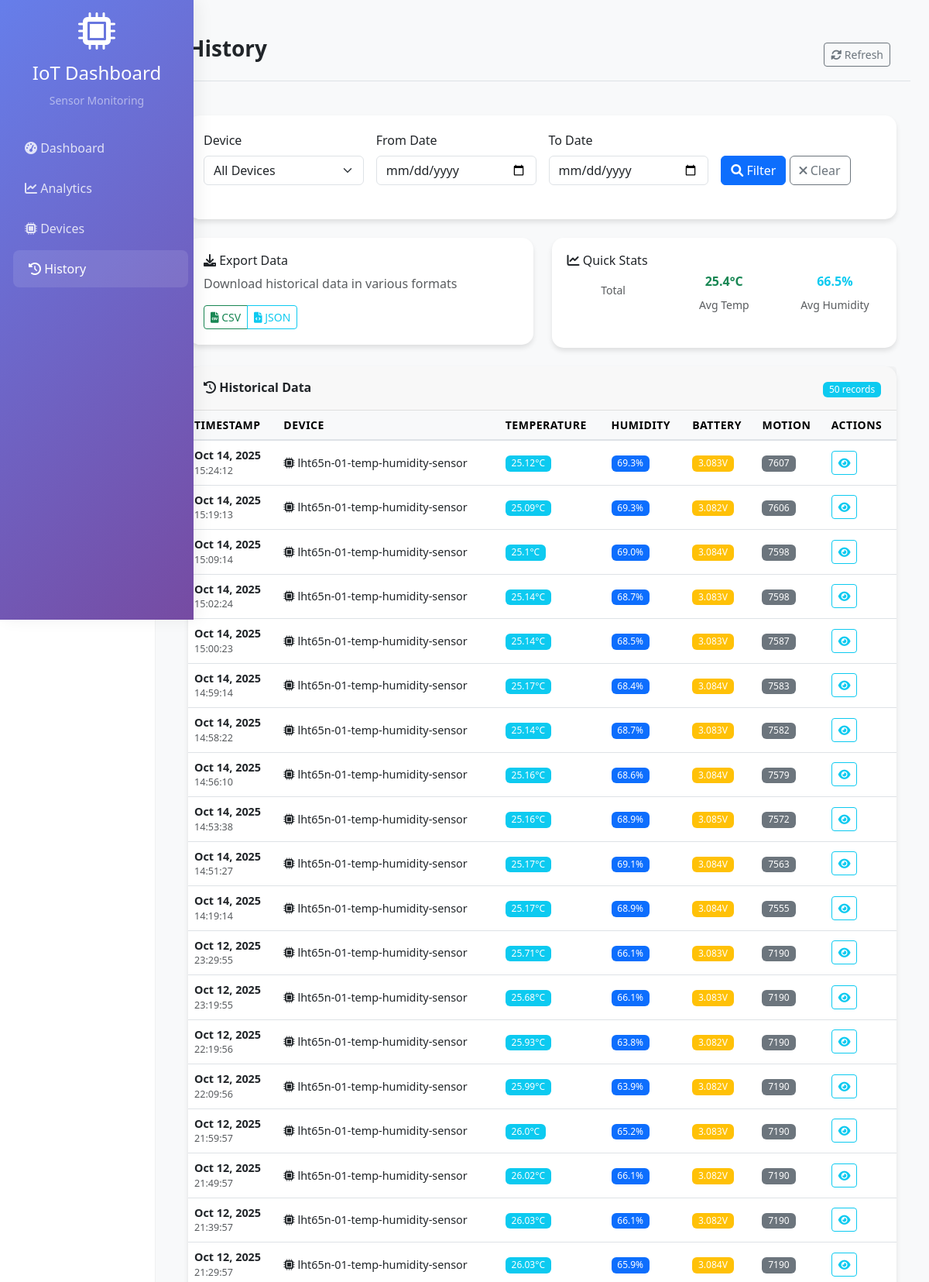
The page /history/ (upper part) on the database its author committed.
### sensors/models.py (models this page shows, shortened)
class SensorReading(models.Model):
    device_id = models.CharField(max_length=128, db_index=True)
    battery_voltage = models.FloatField(null=True, blank=True)
    humidity = models.FloatField(null=True, blank=True)
    motion_counts = models.IntegerField(null=True, blank=True)
    temperature_c = models.FloatField(null=True, blank=True)
    received_at = models.DateTimeField(db_index=True)
    created_at = models.DateTimeField(auto_now_add=True)
    class Meta:
        ordering = ["-received_at", "-id"]

### sensors/views.py (the view, shortened to what this page needs)
# urls.py: path("history/", views.history, name="history"),
def history(request: HttpRequest):
    selected_device = request.GET.get("device", "")
    date_from = request.GET.get("date_from", "")
    date_to = request.GET.get("date_to", "")
    export_format = request.GET.get("export", "")
    query = Q()
    query &= ~Q(device_id__in=["test-device", "unknown-device"])
    if selected_device:
        query &= Q(device_id=selected_device)
    if date_from:
        query &= Q(received_at__date__gte=date_from)
    if date_to:
        query &= Q(received_at__date__lte=date_to)
    readings = SensorReading.objects.filter(query).order_by("-received_at")
    paginator = Paginator(readings, 50)
    page_number = request.GET.get("page")
    readings = paginator.get_page(page_number)
    device_list = (
        SensorReading.objects.exclude(device_id__in=["test-device", "unknown-device"])
        .values_list("device_id", flat=True)
        .distinct()
        .order_by("device_id")
    )
    total_count = SensorReading.objects.filter(query).count()
    avg_temp = SensorReading.objects.filter(
        query, temperature_c__isnull=False
    ).aggregate(avg=Avg("temperature_c"))["avg"]
    avg_humidity = SensorReading.objects.filter(
        query, humidity__isnull=False
    ).aggregate(avg=Avg("humidity"))["avg"]
    return render(
        request,
        "sensors/history.html",
        {
            "readings": readings,
            "device_list": device_list,
            "selected_device": selected_device,
            "date_from": date_from,
            "date_to": date_to,
            "total_count": total_count,
            "avg_temp": avg_temp or 0,
            "avg_humidity": avg_humidity or 0,
        },
    )

### sensors/templates/sensors/history.html (shortened to what this page needs)
{% extends 'sensors/base.html' %}
{% block page_title %}History{% endblock %}
{% block content %}
<div class="card mb-4">
    <div class="card-body">
        <form method="get" class="row g-3">
            <div class="col-md-3">
                <label for="device" class="form-label">Device</label>
                <select name="device" id="device" class="form-select">
                    <option value="">All Devices</option>
                </select>
            </div>
            <div class="col-md-3">
                <label for="date_from" class="form-label">From Date</label>
                <input type="date" name="date_from" id="date_from" class="form-control" value="{{ date_from }}">
            </div>
            <div class="col-md-3">
                <label for="date_to" class="form-label">To Date</label>
                <input type="date" name="date_to" id="date_to" class="form-control" value="{{ date_to }}">
            </div>
            <div class="col-md-3">
                <label class="form-label">&nbsp;</label>
                <div>
                    <button type="submit" class="btn btn-primary">
                        <i class="fas fa-search"></i> Filter
                    </button>
                    <a href="{% url 'history' %}" class="btn btn-outline-secondary">
                        <i class="fas fa-times"></i> Clear
                    </a>
                </div>
            </div>
        </form>
    </div>
</div>
<div class="row mb-4">
    <div class="col-md-6">
        <div class="card">
            <div class="card-body">
                <h6 class="card-title"><i class="fas fa-download"></i> Export Data</h6>
                <p class="card-text text-muted">Download historical data in various formats</p>
                <div class="btn-group">
                    <a href="?export=csv{% if selected_device %}&device={{ selected_device }}{% endif %}{% if date_from %}&date_from={{ date_from }}{% endif %}{% if date_to %}&date_to={{ date_to }}{% endif %}"
                       class="btn btn-outline-success btn-sm">
                        <i class="fas fa-file-csv"></i> CSV
                    </a>
                    <a href="?export=json{% if selected_device %}&device={{ selected_device }}{% endif %}{% if date_from %}&date_from={{ date_from }}{% endif %}{% if date_to %}&date_to={{ date_to }}{% endif %}"
                       class="btn btn-outline-info btn-sm">
                        <i class="fas fa-file-code"></i> JSON
                    </a>
                </div>
            </div>
        </div>
    </div>
    <div class="col-md-6">
        <div class="card">
            <div class="card-body">
                <h6 class="card-title"><i class="fas fa-chart-line"></i> Quick Stats</h6>
                <div class="row text-center">
                    <div class="col-4">
                        <small class="text-muted">Total</small>
                    </div>
                    <div class="col-4">
                        <h5 class="text-success">{{ avg_temp|floatformat:1 }}°C</h5>
                        <small class="text-muted">Avg Temp</small>
                    </div>
                    <div class="col-4">
                        <h5 class="text-info">{{ avg_humidity|floatformat:1 }}%</h5>
                        <small class="text-muted">Avg Humidity</small>
                    </div>
                </div>
            </div>
        </div>
    </div>
</div>
<div class="card">
    <div class="card-header d-flex justify-content-between align-items-center">
        <h5 class="mb-0"><i class="fas fa-history"></i> Historical Data</h5>
        <div>
            <span class="badge bg-info">{{ readings|length }} records</span>
        </div>
    </div>
    <div class="card-body p-0">
        <div class="table-responsive">
            <table class="table table-hover mb-0">
                <thead class="table-light">
                    <tr>
                        <th>Timestamp</th>
                        <th>Device</th>
                        <th>Temperature</th>
                        <th>Humidity</th>
                        <th>Battery</th>
                        <th>Motion</th>
                        <th>Actions</th>
                    </tr>
                </thead>
                <tbody>
                    {% for reading in readings %}
                    <tr>
                        <td>
                            <div class="d-flex flex-column">
                                <span class="fw-bold">{{ reading.received_at|date:"M d, Y" }}</span>
                                <small class="text-muted">{{ reading.received_at|date:"H:i:s" }}</small>
                            </div>
                        </td>
                        <td>
                            <i class="fas fa-microchip"></i> {{ reading.device_id }}
                        </td>
                        <td>
                            {% if reading.temperature_c %}
                                <span class="badge bg-info">{{ reading.temperature_c }}°C</span>
                            {% else %}
                                <span class="text-muted">--</span>
                            {% endif %}
                        </td>
                        <td>
                            {% if reading.humidity %}
                                <span class="badge bg-primary">{{ reading.humidity }}%</span>
                            {% else %}
                                <span class="text-muted">--</span>
                            {% endif %}
                        </td>
                        <td>
                            {% if reading.battery_voltage %}
                                {% if reading.battery_voltage > 3.5 %}
                                    <span class="badge bg-success">{{ reading.battery_voltage }}V</span>
                                {% elif reading.battery_voltage > 3.0 %}
                                    <span class="badge bg-warning">{{ reading.battery_voltage }}V</span>
                                {% else %}
                                    <span class="badge bg-danger">{{ reading.battery_voltage }}V</span>
                                {% endif %}
                            {% else %}
                                <span class="text-muted">--</span>
                            {% endif %}
                        </td>
                        <td>
                            {% if reading.motion_counts %}
                                <span class="badge bg-secondary">{{ reading.motion_counts }}</span>
                            {% else %}
                                <span class="text-muted">--</span>
                            {% endif %}
                        </td>
                        <td>
                            <button class="btn btn-sm btn-outline-info" onclick="showReadingDetails({{ reading.id }})">
                                <i class="fas fa-eye"></i>
                            </button>
                        </td>
                    </tr>
                    {% endfor %}
                </tbody>
            </table>
        </div>
    </div>
</div>
{% endblock %}

### sensors/templates/sensors/base.html (style rules this page uses)
.card { border: none; border-radius: 15px; box-shadow: 0 4px 6px rgba(0,0,0,0.1); transition: transform 0.3s ease; }
.card-header h5 { font-size: 1.1rem; font-weight: 600; margin: 0; }
.table th { font-size: 0.875rem; font-weight: 600; text-transform: uppercase; letter-spacing: 0.5px; }
.table td { font-size: 0.9rem; vertical-align: middle; }
.badge { font-size: 0.75rem; font-weight: 500; }
.row { margin-bottom: 1.5rem; }
.card-body { padding: 1.25rem; }
.card-header { padding: 1rem 1.25rem; border-bottom: 1px solid rgba(0,0,0,0.1); }
.main-content h5 { font-size: 1rem; font-weight: 600; margin-bottom: 0.5rem; }
.table-responsive { border-radius: 0 0 15px 15px; }
.table thead th { background-color: #f8f9fa; border-bottom: 2px solid #dee2e6; }

### rows shown on the page
SensorReading: received_at "Oct 14, 2025", received_at "15:24:12", device_id "lht65n-01-temp-humidity-sensor", temperature_c "25.12", humidity "69.3", battery_voltage "3.083", motion_counts "7607"
SensorReading: received_at "Oct 14, 2025", received_at "15:19:13", device_id "lht65n-01-temp-humidity-sensor", temperature_c "25.09", humidity "69.3", battery_voltage "3.082", motion_counts "7606"
SensorReading: received_at "Oct 14, 2025", received_at "15:09:14", device_id "lht65n-01-temp-humidity-sensor", temperature_c "25.1", humidity "69.0", battery_voltage "3.084", motion_counts "7598"
SensorReading: received_at "Oct 14, 2025", received_at "15:02:24", device_id "lht65n-01-temp-humidity-sensor", temperature_c "25.14", humidity "68.7", battery_voltage "3.083", motion_counts "7598"
SensorReading: received_at "Oct 14, 2025", received_at "15:00:23", device_id "lht65n-01-temp-humidity-sensor", temperature_c "25.14", humidity "68.5", battery_voltage "3.083", motion_counts "7587"
SensorReading: received_at "Oct 14, 2025", received_at "14:59:14", device_id "lht65n-01-temp-humidity-sensor", temperature_c "25.17", humidity "68.4", battery_voltage "3.084", motion_counts "7583"
SensorReading: received_at "Oct 14, 2025", received_at "14:58:22", device_id "lht65n-01-temp-humidity-sensor", temperature_c "25.14", humidity "68.7", battery_voltage "3.083", motion_counts "7582"
SensorReading: received_at "Oct 14, 2025", received_at "14:56:10", device_id "lht65n-01-temp-humidity-sensor", temperature_c "25.16", humidity "68.6", battery_voltage "3.084", motion_counts "7579"
SensorReading: received_at "Oct 14, 2025", received_at "14:53:38", device_id "lht65n-01-temp-humidity-sensor", temperature_c "25.16", humidity "68.9", battery_voltage "3.085", motion_counts "7572"
SensorReading: received_at "Oct 14, 2025", received_at "14:51:27", device_id "lht65n-01-temp-humidity-sensor", temperature_c "25.17", humidity "69.1", battery_voltage "3.084", motion_counts "7563"
SensorReading: received_at "Oct 14, 2025", received_at "14:19:14", device_id "lht65n-01-temp-humidity-sensor", temperature_c "25.17", humidity "68.9", battery_voltage "3.084", motion_counts "7555"
SensorReading: received_at "Oct 12, 2025", received_at "23:29:55", device_id "lht65n-01-temp-humidity-sensor", temperature_c "25.71", humidity "66.1", battery_voltage "3.083", motion_counts "7190"
SensorReading: received_at "Oct 12, 2025", received_at "23:19:55", device_id "lht65n-01-temp-humidity-sensor", temperature_c "25.68", humidity "66.1", battery_voltage "3.083", motion_counts "7190"
SensorReading: received_at "Oct 12, 2025", received_at "22:19:56", device_id "lht65n-01-temp-humidity-sensor", temperature_c "25.93", humidity "63.8", battery_voltage "3.082", motion_counts "7190"
SensorReading: received_at "Oct 12, 2025", received_at "22:09:56", device_id "lht65n-01-temp-humidity-sensor", temperature_c "25.99", humidity "63.9", battery_voltage "3.082", motion_counts "7190"
SensorReading: received_at "Oct 12, 2025", received_at "21:59:57", device_id "lht65n-01-temp-humidity-sensor", temperature_c "26.0", humidity "65.2", battery_voltage "3.083", motion_counts "7190"
SensorReading: received_at "Oct 12, 2025", received_at "21:49:57", device_id "lht65n-01-temp-humidity-sensor", temperature_c "26.02", humidity "66.1", battery_voltage "3.082", motion_counts "7190"
SensorReading: received_at "Oct 12, 2025", received_at "21:39:57", device_id "lht65n-01-temp-humidity-sensor", temperature_c "26.03", humidity "66.1", battery_voltage "3.082", motion_counts "7190"
SensorReading: received_at "Oct 12, 2025", received_at "21:29:57", device_id "lht65n-01-temp-humidity-sensor", temperature_c "26.03", humidity "65.9", battery_voltage "3.084", motion_counts "7190"

### other values the page prints
{{ avg_temp|floatformat:1 }} "25.4"
{{ avg_humidity|floatformat:1 }} "66.5"
{{ readings|length }} "50"
